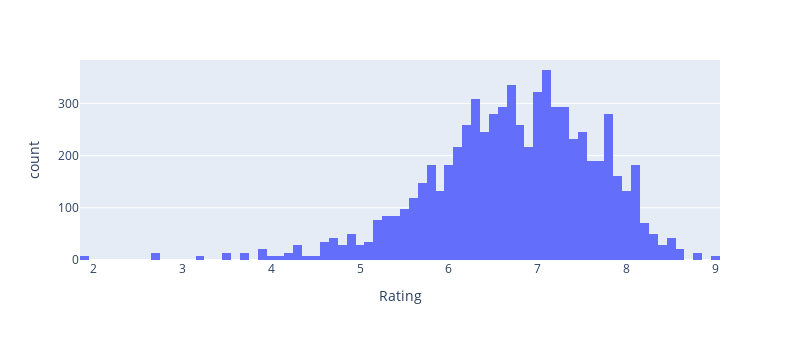

Notebook source saved alongside this figure:
### Code cell
px.histogram(df, x="Rating", nbins=100, width=800, height=340)

### Figure 1 — Plotly figure (JSON) as saved in the notebook; plotly's stock layout.template omitted (floating-point values rounded to 4 significant figures; data arrays with more than 128 entries replaced by an {"elided": "..."} marker saying what was removed)
{"data": [{"alignmentgroup": "True", "bingroup": "x", "hovertemplate": "Rating=%{x}<br>count=%{y}<extra></extra>", "legendgroup": "", "marker": {"color": "#636efa", "pattern": {"shape": ""}}, "name": "", "nbinsx": 100, "offsetgroup": "", "orientation": "v", "showlegend": false, "type": "histogram", "x": {"elided": "7000 float values"}, "xaxis": "x", "yaxis": "y"}], "layout": {"barmode": "relative", "height": 340, "legend": {"tracegroupgap": 0}, "margin": {"t": 60}, "width": 800, "xaxis": {"anchor": "y", "domain": [0, 1], "title": {"text": "Rating"}}, "yaxis": {"anchor": "x", "domain": [0, 1], "title": {"text": "count"}}}}
